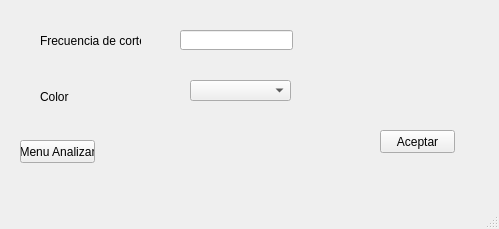
<?xml version="1.0" encoding="UTF-8"?>
<ui version="4.0">
 <class>MainWindow</class>
 <widget class="QMainWindow" name="MainWindow">
  <property name="geometry">
   <rect>
    <x>0</x>
    <y>0</y>
    <width>499</width>
    <height>229</height>
   </rect>
  </property>
  <property name="windowTitle">
   <string>MainWindow</string>
  </property>
  <widget class="QWidget" name="centralwidget">
   <widget class="QLabel" name="label">
    <property name="geometry">
     <rect>
      <x>40</x>
      <y>30</y>
      <width>101</width>
      <height>21</height>
     </rect>
    </property>
    <property name="text">
     <string>Frecuencia de corte</string>
    </property>
   </widget>
   <widget class="QLineEdit" name="Umbral">
    <property name="geometry">
     <rect>
      <x>180</x>
      <y>30</y>
      <width>113</width>
      <height>20</height>
     </rect>
    </property>
   </widget>
   <widget class="QLabel" name="label_2">
    <property name="geometry">
     <rect>
      <x>40</x>
      <y>90</y>
      <width>47</width>
      <height>13</height>
     </rect>
    </property>
    <property name="text">
     <string>Color</string>
    </property>
   </widget>
   <widget class="QComboBox" name="Color">
    <property name="geometry">
     <rect>
      <x>190</x>
      <y>80</y>
      <width>101</width>
      <height>21</height>
     </rect>
    </property>
   </widget>
   <widget class="QPushButton" name="Aceptar">
    <property name="geometry">
     <rect>
      <x>380</x>
      <y>130</y>
      <width>75</width>
      <height>23</height>
     </rect>
    </property>
    <property name="text">
     <string>Aceptar</string>
    </property>
   </widget>
   <widget class="QPushButton" name="Menu">
    <property name="geometry">
     <rect>
      <x>20</x>
      <y>140</y>
      <width>75</width>
      <height>23</height>
     </rect>
    </property>
    <property name="text">
     <string>Menu Analizar</string>
    </property>
   </widget>
  </widget>
  <widget class="QMenuBar" name="menubar">
   <property name="geometry">
    <rect>
     <x>0</x>
     <y>0</y>
     <width>499</width>
     <height>21</height>
    </rect>
   </property>
  </widget>
  <widget class="QStatusBar" name="statusbar"/>
 </widget>
 <resources/>
 <connections/>
</ui>
